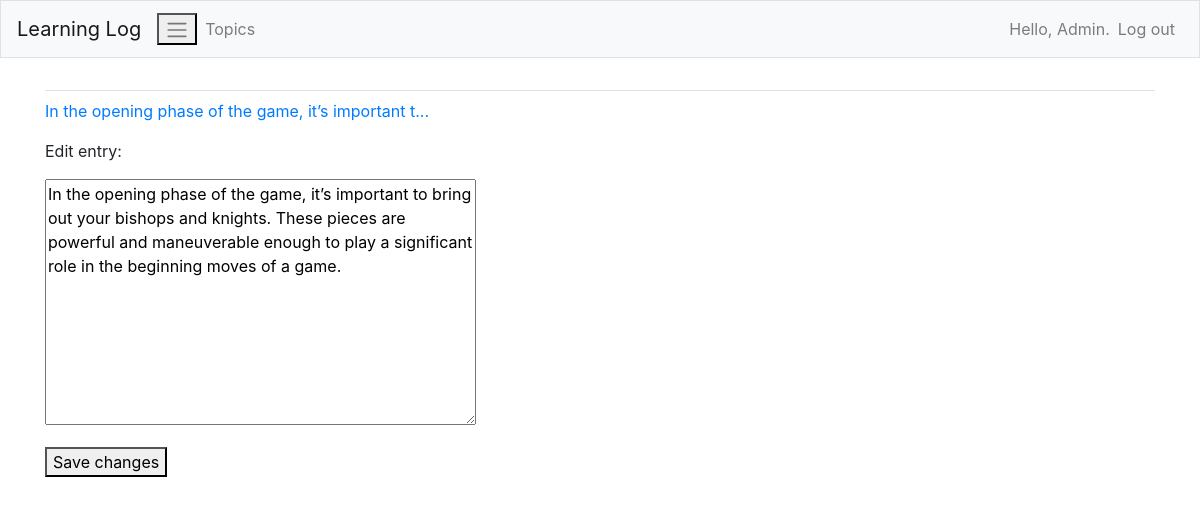
The page /edit_entry/2/ (signed in) on the database its author committed.
### MainApp/models.py (models this page shows)
class Entry(models.Model):
    topic = models.ForeignKey(Topic,on_delete=models.CASCADE)
    text = models.TextField()
    date_added = models.DateTimeField(auto_now_add=True)
    class Meta:
        verbose_name_plural = 'entries'
    def __str__(self):
        return f"{self.text[:50]}..."

### MainApp/views.py (the view)
# urls.py: path('edit_entry/<int:entry_id>/', views.edit_entry, name='edit_entry'),
@login_required
def edit_entry(request,entry_id):
    entry = Entry.objects.get(id=entry_id)
    topic =  entry.topic
    if topic.owner != request.user:
        raise Http404
    if request.method != 'POST':
        form = EntryForm(instance=entry)
    else:
        form = EntryForm(instance=entry, data=request.POST)
        if form.is_valid():
            form.save()
            return redirect('MainApp:topic', topic_id=topic.id)
    context = {'entry':entry, 'topic':topic, 'form':form}
    return render(request, 'MainApp/edit_entry.html', context)

### MainApp/forms.py
class EntryForm(forms.ModelForm):
    class Meta:
        model = Entry
        fields = ['text']
        labels = {'text': ''}

### MainApp/templates/MainApp/edit_entry.html (shortened to what this page needs)
{% extends "MainApp/base.html" %}
{% block content %}
<p><a href="{% url 'MainApp:topic' topic.id %}">{{ entry }}</a></p>
<p>Edit entry:</p>
<form action="{% url 'MainApp:edit_entry' entry.id %}" method='post'>
    {{form.as_p}}
    <button name="submit">Save changes</button>
</form>
{% endblock content %}

### MainApp/templates/MainApp/base.html (shortened to what this page needs)
{% load bootstrap4 %}
<!doctype html>
<html lang="en">
<head>
    {% bootstrap_css %}
</head>
<body>
    <nav class ="navbar navbar-expand-md navbar-light bg-light mb-4 border">
        <a class="navbar-brand" href="{% url 'MainApp:index'%}">
            Learning Log</a>
        <button class ="navbar-toggle" type="button" data-toggle="collapse"
            data-target="#navbarCollapse" aria-controls="navbarCollapse"
            aria-expanded="false" aria-label="Toggle navigation">
            <span class="navbar-toggler-icon"></span></button>
        <div class="collapse navbar-collapse" id="navbarCollapse">
            <ul class="navbar-nav mr-auto">
                <li class="nav-item">
                    <a class="nav-link" href = "{% url 'MainApp:topics'%}">
                        Topics</a></li>
            </ul>
            <ul class="navbar-nav ml-auto">
                {% if user.is_authenticated %}
                    <li class="nav-item">
                        <span class="navbar-text"}">Hello, {{ user.username }}.</span>
                    </li>
                    <li class="nav-item">
                        <a class="nav-link" href = "{% url 'users:logout' %}">Log out</a>
                    </li>
                {% else %}
                    <li class="nav-item">
                        <a class="nav-link" href ="{% url 'users:register' %}">Register</a>
                    </li>
                    <li class="nav-item">
                        <a class="nav-link" href = "{% url 'users:login' %}">Log in</a></li>
                {% endif %}
            </ul>
        </div>
    </nav>
    <main role="main" class='container'>
        <div class='pb-2 mb-2 border-bottom'>
        </div>
        <div>
            {% block content %}{% endblock content %}
        </div>
    </main>
</body>
</html>

### rows shown on the page
Entry: text "In the opening phase of the game, it’s important t...", text "In the opening phase of the game, it’s important to bring out your bishops and knights. These pieces are powerful and maneuverable enough to play a significant role in the beginning moves of a game."

### other values the page prints
{{ user.username }} "Admin"
